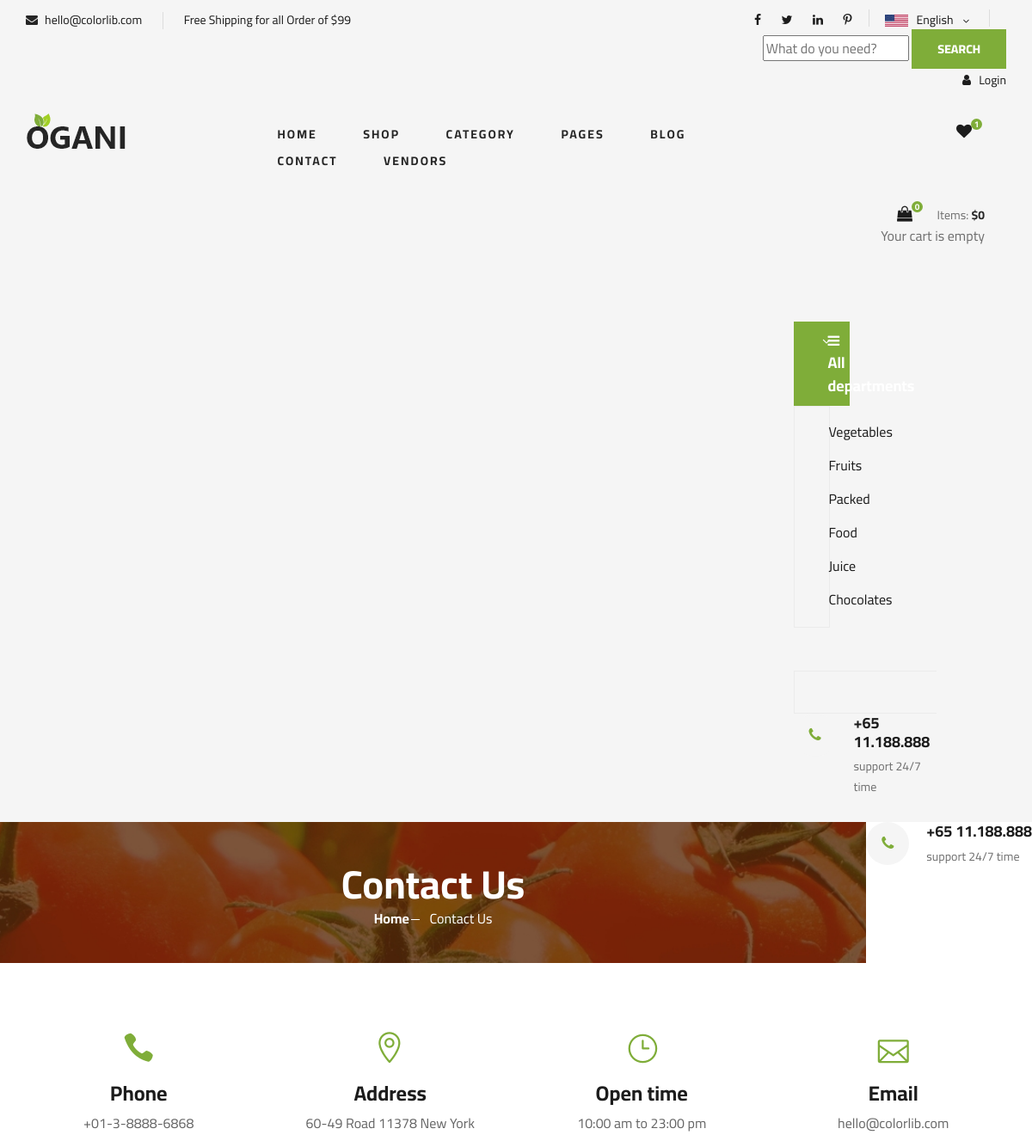
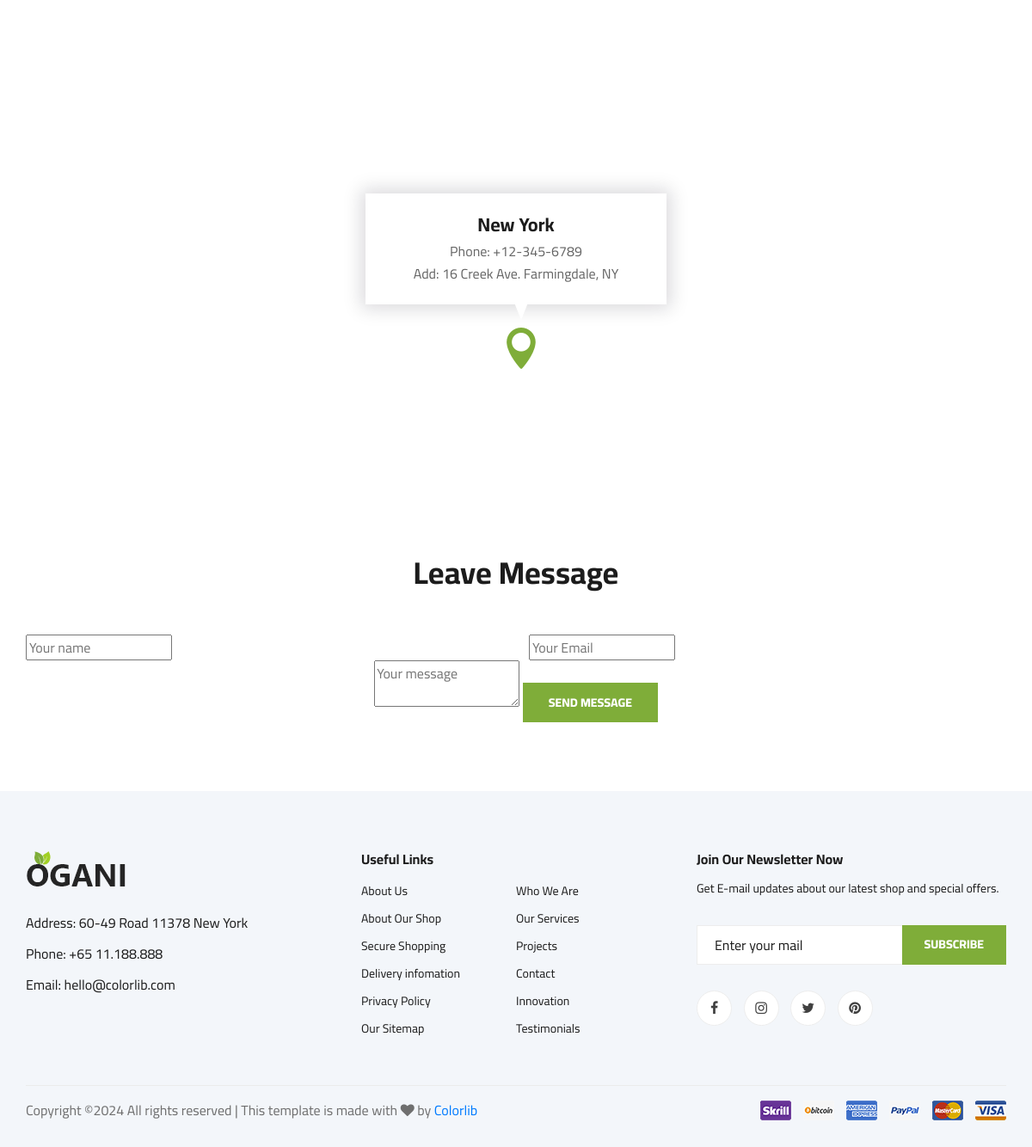
Page /contact/ on the committed database (2 pictures, top to bottom).
### core/models.py (models this page shows, shortened)
class Category(models.Model):
    cid = ShortUUIDField(unique=True, length=10, max_length=20, prefix="cat", alphabet="abcdegh12345")
    title = models.CharField(max_length=100)
    image = models.ImageField(upload_to="category")
    class Meta:
        verbose_name_plural = "Categories"

### core/views.py (the view)
# urls.py: path('contact/', views.contact, name='contact'),  # Contact page
def contact(request):
    categories = Category.objects.all()
    context = {
        'categories': categories,
    }
    return render(request, 'core/contact.html', context)

### templates/core/contact.html (shortened to what this page needs)
{% extends "partials/base.html" %}
{% load static %}
{% block content %}
                        <div class="hero__search__phone">
                            <div class="hero__search__phone__icon">
                                <i class="fa fa-phone"></i>
                            </div>
                            <div class="hero__search__phone__text">
                                <h5>+65 11.188.888</h5>
                                <span>support 24/7 time</span>
                            </div>
                        </div>
    <section class="breadcrumb-section set-bg" data-setbg="{%static 'img/breadcrumb.jpg'%}">
        <div class="container">
            <div class="row">
                <div class="col-lg-12 text-center">
                    <div class="breadcrumb__text">
                        <h2>Contact Us</h2>
                        <div class="breadcrumb__option">
                            <a href="{%url 'core:index' %}">Home</a>
                            <span>Contact Us</span>
                        </div>
                    </div>
                </div>
            </div>
        </div>
    </section>
    <section class="contact spad">
        <div class="container">
            <div class="row">
                <div class="col-lg-3 col-md-3 col-sm-6 text-center">
                    <div class="contact__widget">
                        <span class="icon_phone"></span>
                        <h4>Phone</h4>
                        <p>+01-3-8888-6868</p>
                    </div>
                </div>
                <div class="col-lg-3 col-md-3 col-sm-6 text-center">
                    <div class="contact__widget">
                        <span class="icon_pin_alt"></span>
                        <h4>Address</h4>
                        <p>60-49 Road 11378 New York</p>
                    </div>
                </div>
                <div class="col-lg-3 col-md-3 col-sm-6 text-center">
                    <div class="contact__widget">
                        <span class="icon_clock_alt"></span>
                        <h4>Open time</h4>
                        <p>10:00 am to 23:00 pm</p>
                    </div>
                </div>
                <div class="col-lg-3 col-md-3 col-sm-6 text-center">
                    <div class="contact__widget">
                        <span class="icon_mail_alt"></span>
                        <h4>Email</h4>
                        <p>hello@colorlib.com</p>
                    </div>
                </div>
            </div>
        </div>
    </section>
    <div class="map">
        <div class="map-inside">
            <i class="icon_pin"></i>
            <div class="inside-widget">
                <h4>New York</h4>
                <ul>
                    <li>Phone: +12-345-6789</li>
                    <li>Add: 16 Creek Ave. Farmingdale, NY</li>
                </ul>
            </div>
        </div>
    </div>
    <div class="contact-form spad">
        <div class="container">
            <div class="row">
                <div class="col-lg-12">
                    <div class="contact__form__title">
                        <h2>Leave Message</h2>
                    </div>
                </div>
            </div>
            <form action="#">
                <div class="row">
                    <div class="col-lg-6 col-md-6">
                        <input type="text" placeholder="Your name">
                    </div>
                    <div class="col-lg-6 col-md-6">
                        <input type="text" placeholder="Your Email">
                    </div>
                    <div class="col-lg-12 text-center">
                        <textarea placeholder="Your message"></textarea>
                        <button type="submit" class="site-btn">SEND MESSAGE</button>
                    </div>
                </div>
            </form>
        </div>
    </div>
{% endblock %}

### templates/partials/base.html (shortened to what this page needs)
{% load static %}
<!DOCTYPE html>
<html lang="zxx">
<head>
    <link rel="stylesheet" href="{% static 'css/bootstrap.min.css' %}" type="text/css">
    <link rel="stylesheet" href="{% static 'css/font-awesome.min.css' %}" type="text/css">
    <link rel="stylesheet" href="{% static 'css/elegant-icons.css' %}" type="text/css">
    <link rel="stylesheet" href="{% static 'css/nice-select.css' %}" type="text/css">
    <link rel="stylesheet" href="{% static 'css/jquery-ui.min.css' %}" type="text/css">
    <link rel="stylesheet" href="{% static 'css/owl.carousel.min.css' %}" type="text/css">
    <link rel="stylesheet" href="{% static 'css/slicknav.min.css' %}" type="text/css">
    <link rel="stylesheet" href="{% static 'css/style.css' %}" type="text/css">
</head>
<body>
    <header class="header">
        <div class="header__top">
            <div class="container">
                <div class="row">
                    <div class="col-lg-6 col-md-6">
                        <div class="header__top__left">
                            <ul>
                                <li><i class="fa fa-envelope"></i> hello@colorlib.com</li>
                                <li>Free Shipping for all Order of $99</li>
                            </ul>
                        </div>
                    </div>
                    <div class="col-lg-6 col-md-6">
                        <div class="header__top__right">
                            <div class="header__top__right__social">
                                <a href="#"><i class="fa fa-facebook"></i></a>
                                <a href="#"><i class="fa fa-twitter"></i></a>
                                <a href="#"><i class="fa fa-linkedin"></i></a>
                                <a href="#"><i class="fa fa-pinterest-p"></i></a>
                            </div>
                            <div class="header__top__right__language">
                                <img src="{% static 'img/language.png' %}" alt="">
                                <div>English</div>
                                <span class="arrow_carrot-down"></span>
                            </div>
                              <form action="{% url 'core:search' %}" method="get">
    <input type="text" placeholder="What do you need?" name="q">
    <button type="submit" class="site-btn">SEARCH</button>
</form>
                     <div class="header__top__right__auth">
    <a href="{% url 'userauth:login' %}"><i class="fa fa-user"></i> Login</a>
</div>
                    </div>
                </div>
            </div>
        </div>
        <div class="container">
            <div class="row">
                <div class="col-lg-3">
                    <div class="header__logo">
                        <a href="{% url 'core:index' %}"><img src="{% static 'img/logo.png' %}" alt=""></a>
                    </div>
                </div>
                <div class="col-lg-6">
                    <nav class="header__menu">
                        <ul>
                            <li class=""><a href="{% url 'core:index' %}">Home</a>
</li>
                            <li><a href="{% url 'core:shop' %}">Shop</a></li>
  <li>
    <a href="#">Category </a>
</li>
                           <li><a href="#">Pages</a>
</li>
<li><a href="{% url 'core:blog'%}">Blog</a></li>
<li><a href="{% url 'core:contact'%}">Contact</a></li>
<li><a href="{% url 'core:vendor_list' %}">Vendors</a></li>
                    </nav>
                </div>
                <div class="col-lg-3">
    <div class="header__cart">
        <ul>
            <li><a href="#"><i class="fa fa-heart"></i> <span>1</span></a></li>
            <div class="header__cart">
   <div class="header__cart">
    <ul>
        <li class="cart-icon">
            <a href="{% url 'core:cart' %}">
                <i class="fa fa-shopping-bag cart-items-count"></i>
                <span id="cart-item-count">{{ request.session.cart_data_object|length }}</span>
            </a>
        </li>
    </ul>
    <div class="header__cart__price">
        Items: <span>$</span><span id="cart-total-price">{{ cart_total_amount }}</span>
    </div>
    <div class="cart-dropdown">
        {% if request.session.cart_data_object %}
            <ul class="cart-items-list">
                {% for item_id, item in request.session.cart_data_object.items %}
                    <li class="cart-item">
                        {% comment %} <span class="cart-item-info">{{ item }}</span> {% endcomment %}
                        <span class="cart-item-info">{{ item.title }} - {{ item.qty }} × <span>$</span>{{ item.price }}</span>
                    </li>
                {% endfor %}
            </ul>
            <div class="cart-dropdown-footer">
                <span class="cart-total">Total:<span>$</span> {{ cart_total_amount }}</span>
            </div>
        {% else %}
            <p class="empty-cart-message">Your cart is empty</p>
        {% endif %}
    </div>
</div>
            </div>
        </div>
<section class="hero">
    <div class="container">
        <div class="row">
            <div class="col-lg-3">
                <div class="hero__categories">
                    <div class="hero__categories__all">
                        <i class="fa fa-bars"></i>
                        <span>All departments</span>
                    </div>
                    <ul>
                        {% for category in categories %}
                        <li>
                            <a href="{% url 'core:category_product_list' category.cid %}">
                                {{ category.title }}
                            </a>
                        {% endfor %}
                    </ul>
                </div>
            </div>
        </div>
    </div>
</section>
    <div class="col-lg-9">
                <div class="hero__search">
                    <div class="hero__search__form">
                    </div>
                    <div class="hero__search__phone">
                        <div class="hero__search__phone__icon">
                            <i class="fa fa-phone"></i>
                        </div>
                        <div class="hero__search__phone__text">
                            <h5>+65 11.188.888</h5>
                            <span>support 24/7 time</span>
                        </div>
                    </div>
                </div>
    </header>
        {% block content %}
        {% endblock %}
 <footer class="footer spad">
        <div class="container">
            <div class="row">
                <div class="col-lg-3 col-md-6 col-sm-6">
                    <div class="footer__about">
                        <div class="footer__about__logo">
                            <a href="./index.html"><img src="{% static 'img/logo.png' %}" alt=""></a>
                        </div>
                        <ul>
                            <li>Address: 60-49 Road 11378 New York</li>
                            <li>Phone: +65 11.188.888</li>
                            <li>Email: hello@colorlib.com</li>
                        </ul>
                    </div>
                </div>
                <div class="col-lg-4 col-md-6 col-sm-6 offset-lg-1">
                    <div class="footer__widget">
                        <h6>Useful Links</h6>
                        <ul>
                            <li><a href="#">About Us</a></li>
                            <li><a href="#">About Our Shop</a></li>
                            <li><a href="#">Secure Shopping</a></li>
                            <li><a href="#">Delivery infomation</a></li>
                            <li><a href="#">Privacy Policy</a></li>
                            <li><a href="#">Our Sitemap</a></li>
                        </ul>
                        <ul>
                            <li><a href="#">Who We Are</a></li>
                            <li><a href="#">Our Services</a></li>
                            <li><a href="#">Projects</a></li>
                            <li><a href="#">Contact</a></li>
                            <li><a href="#">Innovation</a></li>
                            <li><a href="#">Testimonials</a></li>
                        </ul>
                    </div>
                </div>
                <div class="col-lg-4 col-md-12">
                    <div class="footer__widget">
                        <h6>Join Our Newsletter Now</h6>
                        <p>Get E-mail updates about our latest shop and special offers.</p>
                        <form action="#">
                            <input type="text" placeholder="Enter your mail">
                            <button type="submit" class="site-btn">Subscribe</button>
                        </form>
                        <div class="footer__widget__social">
                            <a href="#"><i class="fa fa-facebook"></i></a>
                            <a href="#"><i class="fa fa-instagram"></i></a>
                            <a href="#"><i class="fa fa-twitter"></i></a>
                            <a href="#"><i class="fa fa-pinterest"></i></a>
                        </div>
                    </div>
                </div>
            </div>
            <div class="row">
                <div class="col-lg-12">
                    <div class="footer__copyright">
                        <div class="footer__copyright__text"><p>
  Copyright &copy;<script>document.write(new Date().getFullYear());</script> All rights reserved | This template is made with <i class="fa fa-heart" aria-hidden="true"></i> by <a href="https://colorlib.com" target="_blank">Colorlib</a>
  </p></div>
                        <div class="footer__copyright__payment"><img src="{% static 'img/payment-item.png' %}" alt=""></div>
                    </div>
                </div>
            </div>
        </div>
    </footer>
</body>
</html>

### rows in the picture
Category: title "Vegetables"
Category: title "Fruits"
Category: title "Packed Food"
Category: title "Juice"
Category: title "Chocolates"

### other values in the picture
{{ request.session.cart_data_object|length }} "0"
{{ cart_total_amount }} "0"
